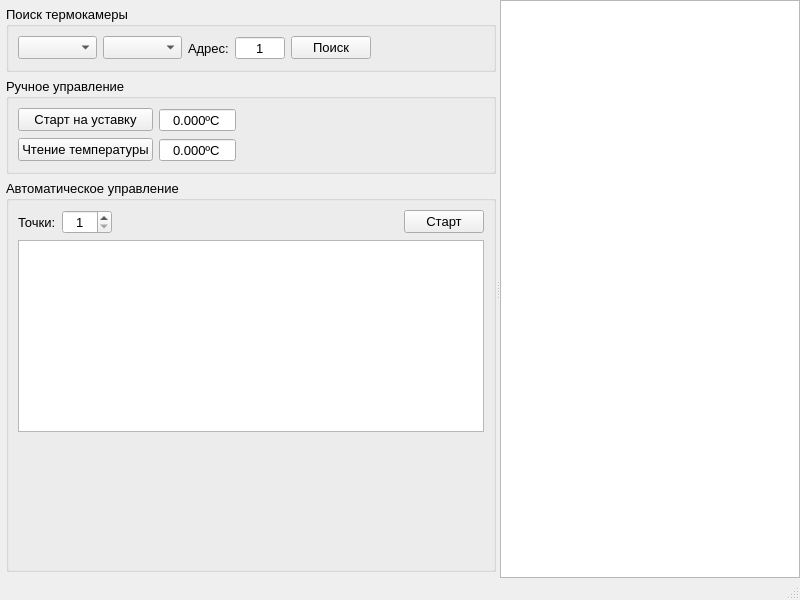
<?xml version="1.0" encoding="UTF-8"?>
<ui version="4.0">
 <class>MainWindow</class>
 <widget class="QMainWindow" name="MainWindow">
  <property name="geometry">
   <rect>
    <x>0</x>
    <y>0</y>
    <width>800</width>
    <height>600</height>
   </rect>
  </property>
  <property name="font">
   <font>
    <pointsize>10</pointsize>
   </font>
  </property>
  <property name="windowTitle">
   <string>MainWindow</string>
  </property>
  <widget class="QWidget" name="centralwidget">
   <layout class="QVBoxLayout" name="verticalLayout_2">
    <property name="leftMargin">
     <number>0</number>
    </property>
    <property name="topMargin">
     <number>0</number>
    </property>
    <property name="rightMargin">
     <number>0</number>
    </property>
    <property name="bottomMargin">
     <number>0</number>
    </property>
    <item>
     <widget class="QSplitter" name="splitter">
      <property name="orientation">
       <enum>Qt::Horizontal</enum>
      </property>
      <widget class="QWidget" name="layoutWidget">
       <layout class="QVBoxLayout" name="verticalLayout">
        <property name="leftMargin">
         <number>6</number>
        </property>
        <property name="topMargin">
         <number>6</number>
        </property>
        <property name="rightMargin">
         <number>0</number>
        </property>
        <property name="bottomMargin">
         <number>6</number>
        </property>
        <item>
         <widget class="QGroupBox" name="groupBoxConnection">
          <property name="title">
           <string>Поиск термокамеры</string>
          </property>
          <layout class="QHBoxLayout" name="horizontalLayout">
           <item>
            <widget class="QComboBox" name="comboBoxPort"/>
           </item>
           <item>
            <widget class="QComboBox" name="comboBoxDevice"/>
           </item>
           <item>
            <widget class="QLabel" name="label">
             <property name="sizePolicy">
              <sizepolicy hsizetype="Maximum" vsizetype="Preferred">
               <horstretch>0</horstretch>
               <verstretch>0</verstretch>
              </sizepolicy>
             </property>
             <property name="text">
              <string>Адрес:</string>
             </property>
            </widget>
           </item>
           <item>
            <widget class="QSpinBox" name="spinBoxAddress">
             <property name="minimumSize">
              <size>
               <width>50</width>
               <height>0</height>
              </size>
             </property>
             <property name="alignment">
              <set>Qt::AlignCenter</set>
             </property>
             <property name="buttonSymbols">
              <enum>QAbstractSpinBox::NoButtons</enum>
             </property>
             <property name="minimum">
              <number>1</number>
             </property>
             <property name="maximum">
              <number>255</number>
             </property>
             <property name="singleStep">
              <number>1</number>
             </property>
            </widget>
           </item>
           <item>
            <widget class="QPushButton" name="pushButtonFind">
             <property name="text">
              <string>Поиск</string>
             </property>
            </widget>
           </item>
           <item>
            <spacer name="horizontalSpacer_3">
             <property name="orientation">
              <enum>Qt::Horizontal</enum>
             </property>
             <property name="sizeHint" stdset="0">
              <size>
               <width>40</width>
               <height>20</height>
              </size>
             </property>
            </spacer>
           </item>
          </layout>
         </widget>
        </item>
        <item>
         <widget class="QGroupBox" name="groupBoxMan">
          <property name="title">
           <string>Ручное управление</string>
          </property>
          <layout class="QGridLayout" name="gridLayout">
           <item row="0" column="1">
            <widget class="QDoubleSpinBox" name="doubleSpinBoxSetPoint">
             <property name="alignment">
              <set>Qt::AlignCenter</set>
             </property>
             <property name="buttonSymbols">
              <enum>QAbstractSpinBox::NoButtons</enum>
             </property>
             <property name="suffix">
              <string>ºC</string>
             </property>
             <property name="decimals">
              <number>3</number>
             </property>
             <property name="minimum">
              <double>-999.000000000000000</double>
             </property>
             <property name="maximum">
              <double>999.000000000000000</double>
             </property>
            </widget>
           </item>
           <item row="1" column="1">
            <widget class="QDoubleSpinBox" name="doubleSpinBoxReadTemp">
             <property name="alignment">
              <set>Qt::AlignCenter</set>
             </property>
             <property name="readOnly">
              <bool>true</bool>
             </property>
             <property name="buttonSymbols">
              <enum>QAbstractSpinBox::NoButtons</enum>
             </property>
             <property name="suffix">
              <string>ºC</string>
             </property>
             <property name="decimals">
              <number>3</number>
             </property>
             <property name="minimum">
              <double>-999.000000000000000</double>
             </property>
             <property name="maximum">
              <double>999.000000000000000</double>
             </property>
            </widget>
           </item>
           <item row="0" column="0">
            <widget class="QPushButton" name="pushButtonManStartStop">
             <property name="text">
              <string>Старт на уставку</string>
             </property>
             <property name="checkable">
              <bool>true</bool>
             </property>
            </widget>
           </item>
           <item row="1" column="0">
            <widget class="QPushButton" name="pushButtonReadTemp">
             <property name="text">
              <string>Чтение температуры</string>
             </property>
            </widget>
           </item>
           <item row="0" column="2">
            <spacer name="horizontalSpacer_2">
             <property name="orientation">
              <enum>Qt::Horizontal</enum>
             </property>
             <property name="sizeHint" stdset="0">
              <size>
               <width>40</width>
               <height>20</height>
              </size>
             </property>
            </spacer>
           </item>
          </layout>
         </widget>
        </item>
        <item>
         <widget class="QGroupBox" name="groupBoxAuto">
          <property name="title">
           <string>Автоматическое управление</string>
          </property>
          <layout class="QGridLayout" name="gridLayout_2">
           <item row="0" column="1">
            <widget class="QSpinBox" name="spinBoxPoints">
             <property name="minimumSize">
              <size>
               <width>50</width>
               <height>0</height>
              </size>
             </property>
             <property name="alignment">
              <set>Qt::AlignCenter</set>
             </property>
             <property name="minimum">
              <number>1</number>
             </property>
             <property name="maximum">
              <number>100</number>
             </property>
            </widget>
           </item>
           <item row="1" column="0" colspan="4">
            <widget class="QTableView" name="tableViewPoints"/>
           </item>
           <item row="0" column="0">
            <widget class="QLabel" name="label_2">
             <property name="text">
              <string>Точки:</string>
             </property>
            </widget>
           </item>
           <item row="0" column="3">
            <widget class="QPushButton" name="pushButtonAutoStartStop">
             <property name="text">
              <string>Старт</string>
             </property>
             <property name="checkable">
              <bool>true</bool>
             </property>
            </widget>
           </item>
           <item row="0" column="2">
            <spacer name="horizontalSpacer">
             <property name="orientation">
              <enum>Qt::Horizontal</enum>
             </property>
             <property name="sizeHint" stdset="0">
              <size>
               <width>40</width>
               <height>20</height>
              </size>
             </property>
            </spacer>
           </item>
           <item row="2" column="0">
            <spacer name="verticalSpacer">
             <property name="orientation">
              <enum>Qt::Vertical</enum>
             </property>
             <property name="sizeHint" stdset="0">
              <size>
               <width>20</width>
               <height>40</height>
              </size>
             </property>
            </spacer>
           </item>
          </layout>
         </widget>
        </item>
       </layout>
      </widget>
      <widget class="ChartView" name="chartView"/>
     </widget>
    </item>
   </layout>
  </widget>
  <widget class="QMenuBar" name="menubar">
   <property name="geometry">
    <rect>
     <x>0</x>
     <y>0</y>
     <width>800</width>
     <height>23</height>
    </rect>
   </property>
  </widget>
  <widget class="QStatusBar" name="statusbar"/>
 </widget>
 <customwidgets>
  <customwidget>
   <class>ChartView</class>
   <extends>QGraphicsView</extends>
   <header>chartview.h</header>
  </customwidget>
 </customwidgets>
 <resources/>
 <connections/>
</ui>
